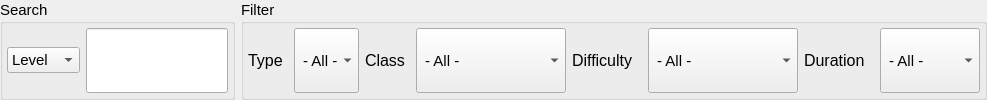
                   <widget class="QWidget" name="firstInputRow" native="true">
                    <layout class="QHBoxLayout" name="horizontalLayout_10">
                     <property name="leftMargin">
                      <number>0</number>
                     </property>
                     <property name="topMargin">
                      <number>0</number>
                     </property>
                     <property name="rightMargin">
                      <number>0</number>
                     </property>
                     <property name="bottomMargin">
                      <number>0</number>
                     </property>
                     <item>
                      <widget class="QGroupBox" name="groupBoxSearch">
                       <property name="sizePolicy">
                        <sizepolicy hsizetype="Minimum" vsizetype="Minimum">
                         <horstretch>0</horstretch>
                         <verstretch>0</verstretch>
                        </sizepolicy>
                       </property>
                       <property name="font">
                        <font>
                         <pointsize>11</pointsize>
                        </font>
                       </property>
                       <property name="title">
                        <string>Search</string>
                       </property>
                       <layout class="QHBoxLayout" name="layoutGroupBoxSearch">
                        <property name="leftMargin">
                         <number>4</number>
                        </property>
                        <property name="topMargin">
                         <number>4</number>
                        </property>
                        <property name="rightMargin">
                         <number>4</number>
                        </property>
                        <property name="bottomMargin">
                         <number>4</number>
                        </property>
                        <item>
                         <widget class="QComboBox" name="comboBoxSearch">
                          <item>
                           <property name="text">
                            <string>Level</string>
                           </property>
                          </item>
                          <item>
                           <property name="text">
                            <string>Author</string>
                           </property>
                          </item>
                         </widget>
                        </item>
                        <item>
                         <widget class="QLineEdit" name="lineEditSearch">
                          <property name="sizePolicy">
                           <sizepolicy hsizetype="Expanding" vsizetype="Minimum">
                            <horstretch>0</horstretch>
                            <verstretch>0</verstretch>
                           </sizepolicy>
                          </property>
                         </widget>
                        </item>
                       </layout>
                      </widget>
                     </item>
                     <item>
                      <widget class="QGroupBox" name="groupBoxFilter">
                       <property name="sizePolicy">
                        <sizepolicy hsizetype="Preferred" vsizetype="Minimum">
                         <horstretch>0</horstretch>
                         <verstretch>0</verstretch>
                        </sizepolicy>
                       </property>
                       <property name="font">
                        <font>
                         <pointsize>11</pointsize>
                        </font>
                       </property>
                       <property name="title">
                        <string>Filter</string>
                       </property>
                       <layout class="QHBoxLayout" name="layoutGroupBoxFilter">
                        <property name="leftMargin">
                         <number>4</number>
                        </property>
                        <property name="topMargin">
                         <number>4</number>
                        </property>
                        <property name="rightMargin">
                         <number>4</number>
                        </property>
                        <property name="bottomMargin">
                         <number>4</number>
                        </property>
                        <item>
                         <widget class="QLabel" name="labelType">
                          <property name="sizePolicy">
                           <sizepolicy hsizetype="Preferred" vsizetype="Minimum">
                            <horstretch>0</horstretch>
                            <verstretch>0</verstretch>
                           </sizepolicy>
                          </property>
                          <property name="minimumSize">
                           <size>
                            <width>40</width>
                            <height>25</height>
                           </size>
                          </property>
                          <property name="maximumSize">
                           <size>
                            <width>80</width>
                            <height>25</height>
                           </size>
                          </property>
                          <property name="text">
                           <string>&lt;html&gt;&lt;head/&gt;&lt;body&gt;&lt;p&gt;&lt;span style=&quot; font-size:12pt;&quot;&gt;Type&lt;/span&gt;&lt;/p&gt;&lt;/body&gt;&lt;/html&gt;</string>
                          </property>
                         </widget>
                        </item>
                        <item>
                         <widget class="QComboBox" name="comboBoxType">
                          <property name="sizePolicy">
                           <sizepolicy hsizetype="Preferred" vsizetype="Minimum">
                            <horstretch>0</horstretch>
                            <verstretch>0</verstretch>
                           </sizepolicy>
                          </property>
                          <property name="minimumSize">
                           <size>
                            <width>65</width>
                            <height>0</height>
                           </size>
                          </property>
                          <property name="maximumSize">
                           <size>
                            <width>65</width>
                            <height>16777215</height>
                           </size>
                          </property>
                          <item>
                           <property name="text">
                            <string> - All -</string>
                           </property>
                          </item>
                          <item>
                           <property name="text">
                            <string>TR1</string>
                           </property>
                          </item>
                          <item>
                           <property name="text">
                            <string>TR2</string>
                           </property>
                          </item>
                          <item>
                           <property name="text">
                            <string>TR3</string>
                           </property>
                          </item>
                          <item>
                           <property name="text">
                            <string>TR4</string>
                           </property>
                          </item>
                          <item>
                           <property name="text">
                            <string>TR5</string>
                           </property>
                          </item>
                          <item>
                           <property name="text">
                            <string>TEN</string>
                           </property>
                          </item>
                         </widget>
                        </item>
                        <item>
                         <widget class="QLabel" name="labelClass">
                          <property name="sizePolicy">
                           <sizepolicy hsizetype="Preferred" vsizetype="Minimum">
                            <horstretch>0</horstretch>
                            <verstretch>0</verstretch>
                           </sizepolicy>
                          </property>
                          <property name="minimumSize">
                           <size>
                            <width>45</width>
                            <height>25</height>
                           </size>
                          </property>
                          <property name="maximumSize">
                           <size>
                            <width>80</width>
                            <height>25</height>
                           </size>
                          </property>
                          <property name="text">
                           <string>&lt;html&gt;&lt;head/&gt;&lt;body&gt;&lt;p&gt;&lt;span style=&quot; font-size:12pt;&quot;&gt;Class&lt;/span&gt;&lt;/p&gt;&lt;/body&gt;&lt;/html&gt;</string>
                          </property>
                         </widget>
                        </item>
                        <item>
                         <widget class="QComboBox" name="comboBoxClass">
                          <property name="sizePolicy">
                           <sizepolicy hsizetype="Preferred" vsizetype="Minimum">
                            <horstretch>0</horstretch>
                            <verstretch>0</verstretch>
                           </sizepolicy>
                          </property>
                          <property name="minimumSize">
                           <size>
                            <width>150</width>
                            <height>20</height>
                           </size>
                          </property>
                          <property name="maximumSize">
                           <size>
                            <width>150</width>
                            <height>16777215</height>
                           </size>
                          </property>
                          <item>
                           <property name="text">
                            <string> - All -</string>
                           </property>
                          </item>
                          <item>
                           <property name="text">
                            <string>Alien/Space</string>
                           </property>
                          </item>
                          <item>
                           <property name="text">
                            <string>Atlantis</string>
                           </property>
                          </item>
                          <item>
                           <property name="text">
                            <string>Base/Lab</string>
                           </property>
                          </item>
                          <item>
                           <property name="text">
                            <string>Cambodia</string>
                           </property>
                          </item>
                          <item>
                           <property name="text">
                            <string>Castle</string>
                           </property>
                          </item>
                          <item>
                           <property name="text">
                            <string>Cave/Cat</string>
                           </property>
                          </item>
                          <item>
                           <property name="text">
                            <string>City</string>
                           </property>
                          </item>
                          <item>
                           <property name="text">
                            <string>Coastal</string>
                           </property>
                          </item>
                          <item>
                           <property name="text">
                            <string>Cold/Snowy</string>
                           </property>
                          </item>
                          <item>
                           <property name="text">
                            <string>Desert</string>
                           </property>
                          </item>
                          <item>
                           <property name="text">
                            <string>Easter</string>
                           </property>
                          </item>
                          <item>
                           <property name="text">
                            <string>Egypt</string>
                           </property>
                          </item>
                          <item>
                           <property name="text">
                            <string>Fantasy/Surreal</string>
                           </property>
                          </item>
                          <item>
                           <property name="text">
                            <string>Home</string>
                           </property>
                          </item>
                          <item>
                           <property name="text">
                            <string>Ireland</string>
                           </property>
                          </item>
                          <item>
                           <property name="text">
                            <string>Joke</string>
                           </property>
                          </item>
                          <item>
                           <property name="text">
                            <string>Jungle</string>
                           </property>
                          </item>
                          <item>
                           <property name="text">
                            <string>Kids</string>
                           </property>
                          </item>
                          <item>
                           <property name="text">
                            <string>Library</string>
                           </property>
                          </item>
                          <item>
                           <property name="text">
                            <string>Mystery/Horror</string>
                           </property>
                          </item>
                          <item>
                           <property name="text">
                            <string>nc</string>
                           </property>
                          </item>
                          <item>
                           <property name="text">
                            <string>Nordic/Celtic</string>
                           </property>
                          </item>
                          <item>
                           <property name="text">
                            <string>Oriental</string>
                           </property>
                          </item>
                          <item>
                           <property name="text">
                            <string>Persia</string>
                           </property>
                          </item>
                          <item>
                           <property name="text">
                            <string>Pirates</string>
                           </property>
                          </item>
                          <item>
                           <property name="text">
                            <string>Remake</string>
                           </property>
                          </item>
                          <item>
                           <property name="text">
                            <string>Rome/Greece</string>
                           </property>
                          </item>
                          <item>
                           <property name="text">
                            <string>Ship</string>
                           </property>
                          </item>
                          <item>
                           <property name="text">
                            <string>Shooter</string>
                           </property>
                          </item>
                          <item>
                           <property name="text">
                            <string>South America</string>
                           </property>
                          </item>
                          <item>
                           <property name="text">
                            <string>South Pacific</string>
                           </property>
                          </item>
                          <item>
                           <property name="text">
                            <string>Steampunk</string>
                           </property>
                          </item>
                          <item>
                           <property name="text">
                            <string>Train</string>
                           </property>
                          </item>
                          <item>
                           <property name="text">
                            <string>Venice</string>
                           </property>
                          </item>
                          <item>
                           <property name="text">
                            <string>Wild West</string>
                           </property>
                          </item>
                          <item>
                           <property name="text">
                            <string>Xmas</string>
                           </property>
                          </item>
                          <item>
                           <property name="text">
                            <string>Young Lara</string>
                           </property>
                          </item>
                         </widget>
                        </item>
                        <item>
                         <widget class="QLabel" name="labelDifficulty">
                          <property name="sizePolicy">
                           <sizepolicy hsizetype="Preferred" vsizetype="Minimum">
                            <horstretch>0</horstretch>
                            <verstretch>0</verstretch>
                           </sizepolicy>
                          </property>
                          <property name="minimumSize">
                           <size>
                            <width>70</width>
                            <height>25</height>
                           </size>
                          </property>
                          <property name="maximumSize">
                           <size>
                            <width>100</width>
                            <height>25</height>
                           </size>
                          </property>
                          <property name="text">
                           <string>&lt;html&gt;&lt;head/&gt;&lt;body&gt;&lt;p&gt;&lt;span style=&quot; font-size:12pt;&quot;&gt;Difficulty&lt;/span&gt;&lt;/p&gt;&lt;/body&gt;&lt;/html&gt;</string>
                          </property>
                         </widget>
                        </item>
                        <item>
                         <widget class="QComboBox" name="comboBoxDifficulty">
                          <property name="sizePolicy">
                           <sizepolicy hsizetype="Preferred" vsizetype="Minimum">
                            <horstretch>0</horstretch>
                            <verstretch>0</verstretch>
                           </sizepolicy>
                          </property>
                          <property name="minimumSize">
                           <size>
                            <width>150</width>
                            <height>0</height>
                           </size>
                          </property>
                          <property name="maximumSize">
                           <size>
                            <width>150</width>
                            <height>16777215</height>
                           </size>
                          </property>
                          <item>
                           <property name="text">
                            <string> - All -</string>
                           </property>
                          </item>
                          <item>
                           <property name="text">
                            <string>easy</string>
                           </property>
                          </item>
                          <item>
                           <property name="text">
                            <string>medium</string>
                           </property>
                          </item>
                          <item>
                           <property name="text">
                            <string>challenging</string>
                           </property>
                          </item>
                          <item>
                           <property name="text">
                            <string>very challenging</string>
                           </property>
                          </item>
                         </widget>
                        </item>
                        <item>
                         <widget class="QLabel" name="labelDuration">
                          <property name="minimumSize">
                           <size>
                            <width>70</width>
                            <height>25</height>
                           </size>
                          </property>
                          <property name="maximumSize">
                           <size>
                            <width>100</width>
                            <height>25</height>
                           </size>
                          </property>
                          <property name="text">
                           <string>&lt;html&gt;&lt;head/&gt;&lt;body&gt;&lt;p&gt;&lt;span style=&quot; font-size:12pt;&quot;&gt;Duration&lt;/span&gt;&lt;/p&gt;&lt;/body&gt;&lt;/html&gt;</string>
                          </property>
                         </widget>
                        </item>
                        <item>
                         <widget class="QComboBox" name="comboBoxDuration">
                          <property name="sizePolicy">
                           <sizepolicy hsizetype="Preferred" vsizetype="Minimum">
                            <horstretch>0</horstretch>
                            <verstretch>0</verstretch>
                           </sizepolicy>
                          </property>
                          <property name="minimumSize">
                           <size>
                            <width>100</width>
                            <height>0</height>
                           </size>
                          </property>
                          <property name="maximumSize">
                           <size>
                            <width>100</width>
                            <height>16777215</height>
                           </size>
                          </property>
                          <item>
                           <property name="text">
                            <string> - All -</string>
                           </property>
                          </item>
                          <item>
                           <property name="text">
                            <string>short</string>
                           </property>
                          </item>
                          <item>
                           <property name="text">
                            <string>medium</string>
                           </property>
                          </item>
                          <item>
                           <property name="text">
                            <string>long</string>
                           </property>
                          </item>
                          <item>
                           <property name="text">
                            <string>very long</string>
                           </property>
                          </item>
                         </widget>
                        </item>
                       </layout>
                      </widget>
                     </item>
                    </layout>
                   </widget>
